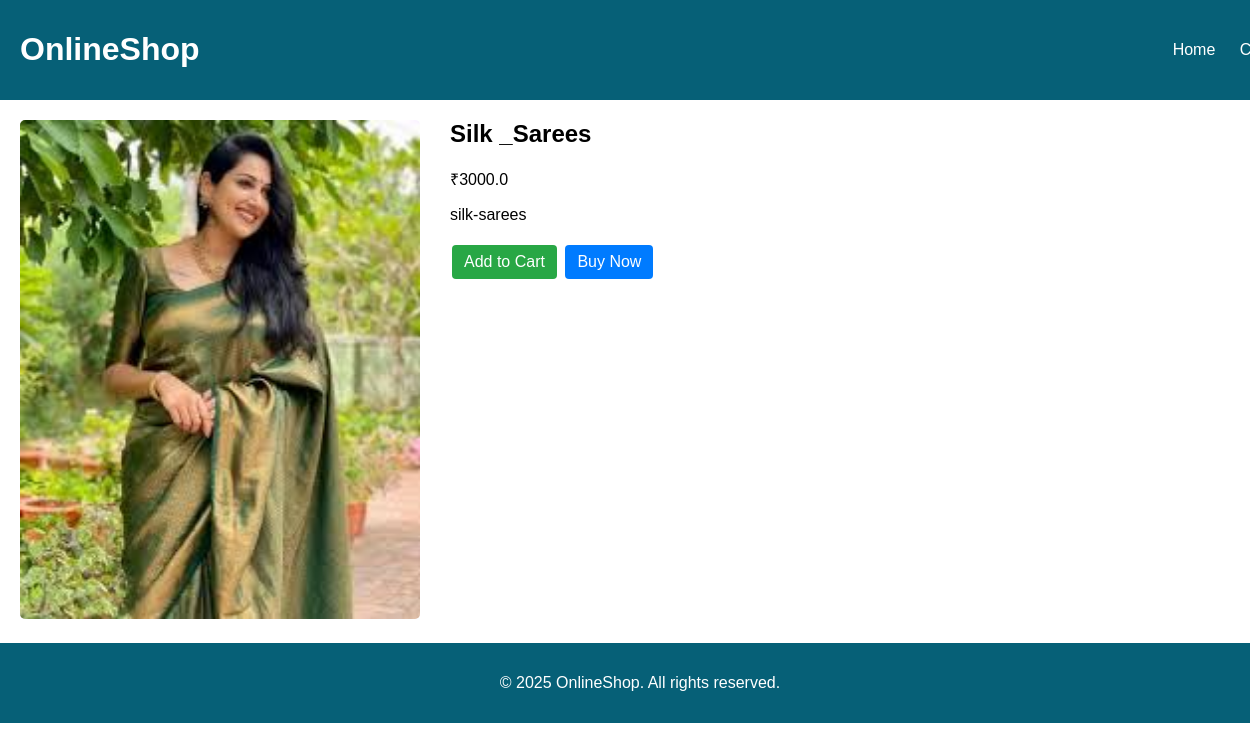
Page /product/silk_sarees/ on the committed database.
### shop/models.py (models this page shows, shortened)
class Product(models.Model):
    category = models.ForeignKey(Category, on_delete=models.CASCADE)
    name = models.CharField(max_length=100)
    slug = models.SlugField(unique=True)
    price = models.FloatField()
    description = models.TextField()
    image = models.ImageField(upload_to='products/')

### shop/views.py (the view)
# urls.py: path('product/<slug:slug>/', views.product_detail, name='product_detail'),
def product_detail(request, slug):
    product = get_object_or_404(Product, slug=slug)
    return render(request, 'shop/product_detail.html', {'product': product})

### shop/templates/shop/product_detail.html (shortened to what this page needs)
{% load static %}
<!DOCTYPE html>
<html lang="en">
<head>
    <link rel="stylesheet" href="{% static 'css/style.css' %}">
</head>
<body>
    <header>
        <h1>OnlineShop</h1>
        <nav>
            <a href="{% url 'home' %}">Home</a>
            <a href="{% url 'cart' %}">Cart</a>
        </nav>
    </header>
    <section class="product-detail">
        <div class="product-image">
            <img src="{{ product.image.url }}" alt="{{ product.name }}">
        </div>
        <div class="product-info">
            <h2>{{ product.name }}</h2>
            <p class="price">₹{{ product.price }}</p>
            <p>{{ product.description }}</p>
            <a href="{% url 'add_to_cart' product.id %}" class="btn-add-cart">Add to Cart</a>
            <a href="{% url 'checkout' %}" class="btn-buy-now">Buy Now</a>
        </div>
    </section>
    <footer>
        <p>&copy; 2025 OnlineShop. All rights reserved.</p>
    </footer>
</body>
</html>

### shop/static/css/style.css (style rules this page uses)
body { font-family: Arial, sans-serif; margin: 0; padding: 0; }
header { background-color: #066077; color: #fff; width: 100%; padding: 10px 20px; display: flex; justify-content: space-between; align-items: center; }
header nav a { color: #fff; text-decoration: none; margin-left: 20px; }
.btn-add-cart, .btn-buy-now { display: inline-block; padding: 8px 12px; margin: 5px 2px; text-decoration: none; color: #fff; border-radius: 4px; }
.btn-add-cart { background-color: #28a745; }
.btn-buy-now { background-color: #007bff; }
footer { text-align: center; width: 100%; padding: 15px; background-color: #066077; color: #fff; }
.product-detail { display: flex; gap: 30px; padding: 20px; }
.product-detail img { width: 400px; height: auto; border-radius: 5px; }
.product-info h2 { margin-top: 0; }
a { text-decoration: none; color:#066077; }

### rows in the picture
Product: image (picture), name "Silk _Sarees", price "3000.0", description "silk-sarees"
